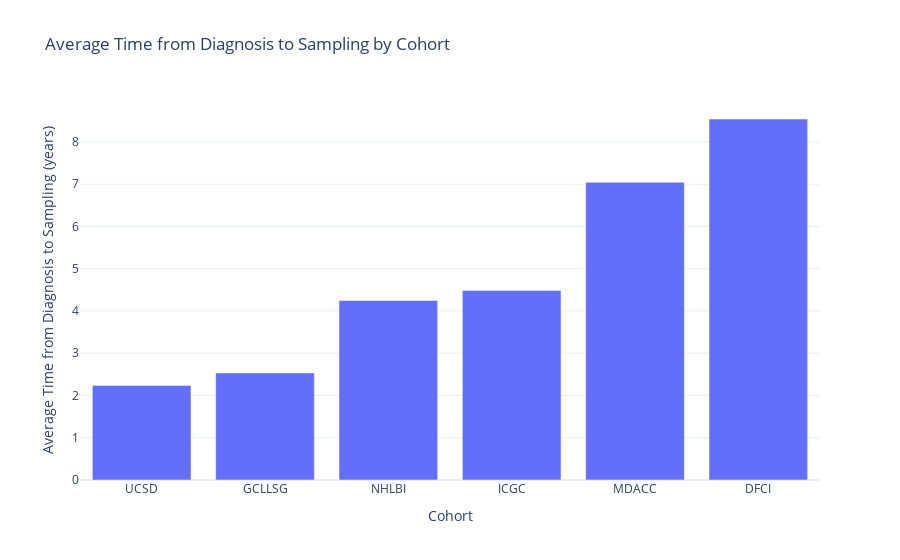

Notebook cell for this chart:
### Code cell
# Do the same test for time from diagnosis to sampling ,ie. AGE_SAMPLING - AGE if both are not null

age_df = df.copy(deep=True)
age_df['TIME_FROM_DIAGNOSIS_TO_SAMPLING'] = age_df['AGE_SAMPLING'] - age_df['AGE']
age_df = age_df.dropna(subset=['TIME_FROM_DIAGNOSIS_TO_SAMPLING'])


cohorts = age_df['COHORT'].unique()
avg_time = age_df.groupby('COHORT')['TIME_FROM_DIAGNOSIS_TO_SAMPLING'].mean().sort_values()
print("Average time from diagnosis to sampling (years):")
print(avg_time)

# Plot the average time from diagnosis to sampling for each cohort
fig = px.bar(avg_time, x=avg_time.index, y=avg_time.values,
             labels={'x': 'Cohort', 'y': 'Average Time from Diagnosis to Sampling (years)'},
             title='Average Time from Diagnosis to Sampling by Cohort')
fig.update_layout(xaxis_title='Cohort', yaxis_title='Average Time from Diagnosis to Sampling (years)')

fig.show()

### Figure 1 — Plotly figure (JSON) as saved in the notebook; plotly's stock layout.template omitted (floating-point values rounded to 4 significant figures)
{"data": [{"hovertemplate": "COHORT=%{x}<br>Average Time from Diagnosis to Sampling (years)=%{y}<extra></extra>", "legendgroup": "", "marker": {"color": "#636efa", "pattern": {"shape": ""}}, "name": "", "orientation": "v", "showlegend": false, "textposition": "auto", "type": "bar", "x": ["UCSD", "GCLLSG", "NHLBI", "ICGC", "MDACC", "DFCI"], "xaxis": "x", "y": [2.238, 2.534, 4.25, 4.488, 7.045, 8.544], "yaxis": "y"}], "layout": {"barmode": "relative", "legend": {"tracegroupgap": 0}, "title": {"text": "Average Time from Diagnosis to Sampling by Cohort"}, "xaxis": {"anchor": "y", "domain": [0, 1], "title": {"text": "Cohort"}}, "yaxis": {"anchor": "x", "domain": [0, 1], "title": {"text": "Average Time from Diagnosis to Sampling (years)"}}}}
